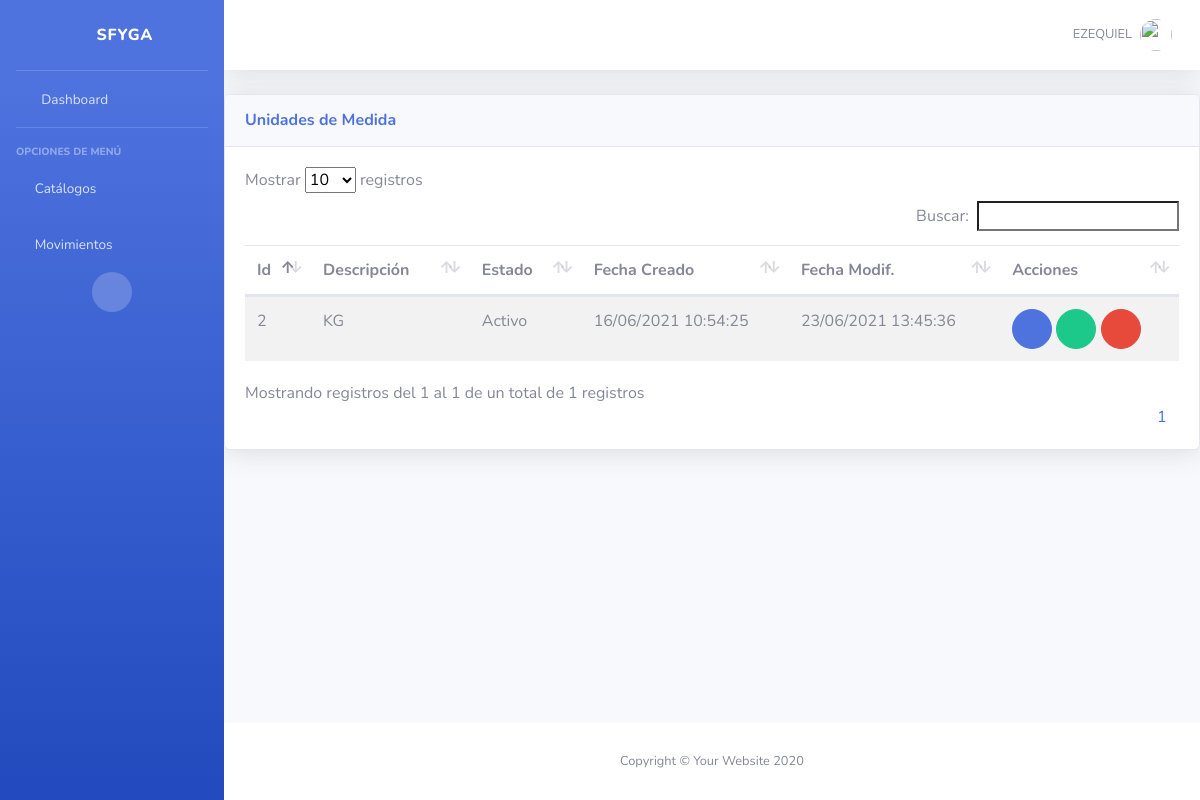
Before: /inv/um/ (signed in) with the older database file.
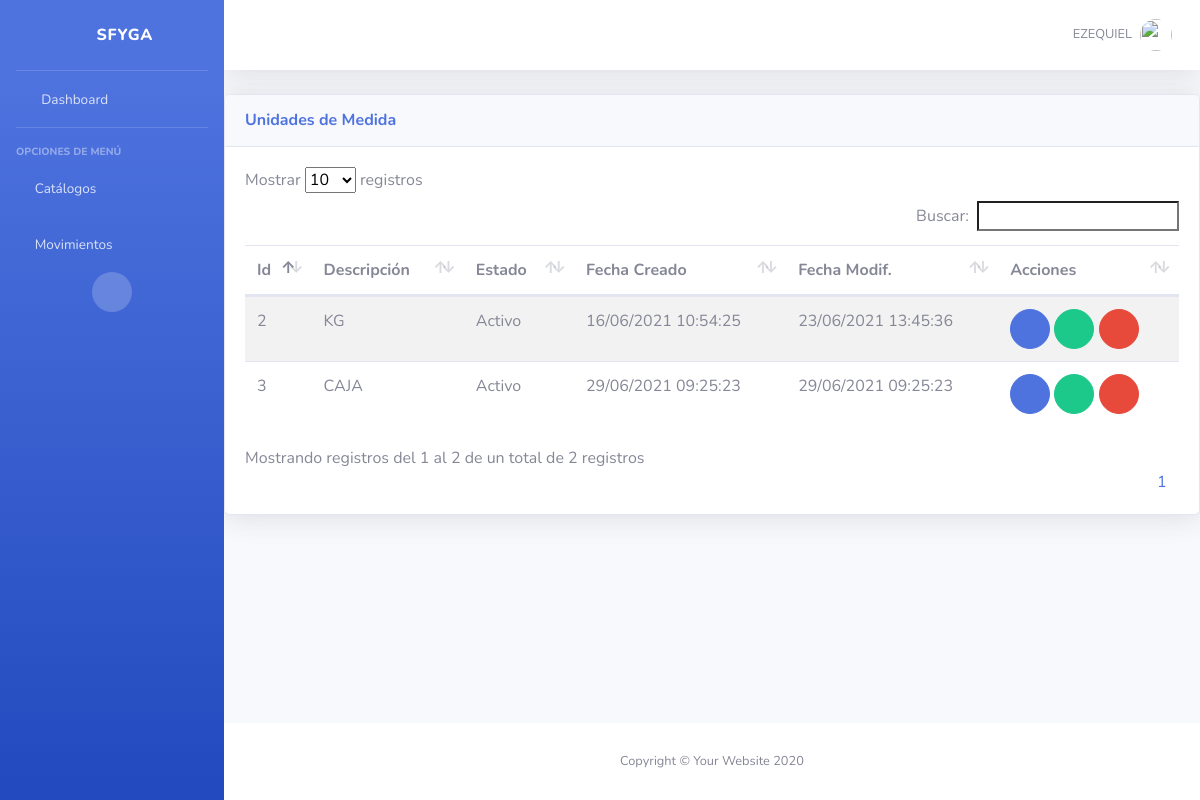
After: the same page with the newer database file.
### inv/models.py (models this page shows, shortened)
class Um(ClaseModelo):
    descripcion = models.CharField(max_length=50, help_text='Unidad Medida', unique=True)
    class Meta:
        verbose_name_plural = 'Unidades de Medida'

### inv/views.py (the view)
# urls.py: path('um/', UmView.as_view(), name='um_list'),
class UmView(SinPrivilegios, generic.ListView):
    permission_required='inv.view_um'
    model = Um
    template_name = "inv/um_list.html"
    context_object_name = "obj"

### inv/templates/inv/um_list.html (shortened to what this page needs)
{% extends 'base/base.html' %}
{% block page_content %}
<div class="card shadow mb-4">
    <div
        class="card-header py-3 d-flex flex-row align-items-center justify-content-between">
        <h6 class="m-0 font-weight-bold text-primary">Unidades de Medida</h6>
        <div class="dropdown no-arrow">
            <a class="dropdown-toggle" href="#" role="button" id="dropdownMenuLink"
                data-toggle="dropdown" aria-haspopup="true" aria-expanded="false">
                <i class="fas fa-ellipsis-v fa-sm fa-fw text-gray-400"></i>
            </a>
        </div>
    </div>
    <div class="card-body">
        {% if not obj %}
            <div class="alert alert-info">No Hay Unidades de Medida</div>
        {% else %}
            <table class= "table table-striped table-hover">
                <thead>
                    <th>Id</th>
                    <th>Descripción</th>
                    <th>Estado</th>
                    <th>Fecha Creado</th>
                    <th>Fecha Modif.</th>
                    <th class="all">Acciones</th>
                </thead>
                <tbody>
                    {% for item in obj %}
                    <tr>
                        <td>{{ item.id }}</td>
                        <td>{{ item.descripcion }}</td>
                        <td>{{ item.estado| yesno:"Activo,Inactivo" }}</td>
                        <td>{{ item.fc | date:"d/m/Y H:i:s" }}</td>
                        <td>{{ item.fm | date:"d/m/Y H:i:s" }}</td>
                        <td>
                            <a href="#"  onclick="return abrir_modal('{% url 'inv:um_edit' item.id %}')" class="btn btn-primary btn-circle" role="button"><i class="fas fa-edit"></i></a>
                            {% if item.estado == True %}
                                <a href="#"  onclick="return abrir_modal('{% url 'inv:um_inactivar' item.id %}')" class="btn btn-success btn-circle" role="button"><i class="fas fa-check"></i></a>
                            {% endif %}
                            <a href="#"  onclick="return abrir_modal('{% url 'inv:um_del' item.id %}')" class="btn btn-danger btn-circle" role="button"><i class="fas fa-trash-alt"></i></a>
                        </td>
                    </tr>
                    {% endfor %}
                </tbody>
            </table>
        {% endif %}
    </div>
</div>
{% endblock page_content %}

Changed rows visible on the page:
added Um: id "3", descripcion "CAJA", estado "Activo", fc "29/06/2021 09:25:23", fm "29/06/2021 09:25:23"
Other visible differences:
text written by a page script: "Mostrar registros Buscar: Mostrando registros del 1 al 1 de un total de 1 registros 1" → "Mostrar registros Buscar: Mostrando registros del 1 al 2 de un total de 2 registros 1"
